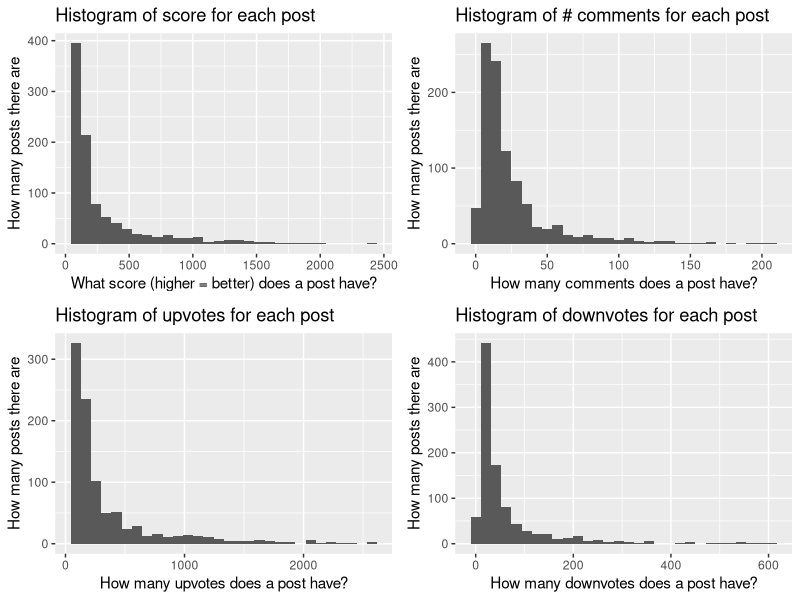

Here is the R script that generated this plot: (Note: this script raises an error after producing the figure.)
#########################################################
# Data@Night #2, Princeton Data Science
# Analyze Reddit Shower Thoughts data.
# 
# Coded by echow@princeton.edu for Data@Night #2, 4/24/15.
# 
#########################################################

#########################################################
# Section 0: import packages
# 
#########################################################

set.seed(42)

# If you're new to RStudio, run the below command (commented so
# remove the "#". This installs the packages that you need
# to run various commands.)
# THE COMMAND:
# install.packages(c("ggplot2", "gridExtra", "wordcloud", "tm",
#                    "RColorBrewer", "e1071", "ngram"))

# We import the 3rd-party packages with various tools we need.
# "data.table" : a package 
lapply(c("ggplot2", "gridExtra", "wordcloud", "tm",
         "RColorBrewer", "e1071", "ngram"), require, character.only=T)

#########################################################
# Section 1: read in data, some preprocessing
#
#########################################################

df.raw <- read.csv("./processed_showerthoughts.csv", header=T)
df.raw$created_utc <- as.POSIXct(df.raw$created_utc, 
                                 origin="1970-01-01 00:00.00 UTC")

#########################################################
# Section 2: exploring the numbers
# 
# Possible questions:
# (1) What explains the shape of these graph(s)?
# (2) What explains differences between these graphs(s)?
# (3) What explains the maximums? The minimums? Do these
# graphs have the same mean/median/standard deviation?
# 
# Hit "Zoom" after this plots to get a higher resolution.
# Important note: these are histograms so parts of the
# plots do NOT necessarily refer to the same datapoints.
#########################################################

plt.score <- qplot(df.raw$score) +
  xlab("What score (higher = better) does a post have?") +
  ylab("How many posts there are") +
  ggtitle("Histogram of score for each post")
plt.ups <- qplot(df.raw$ups) +
  xlab("How many upvotes does a post have?") +
  ylab("How many posts there are") +
  ggtitle("Histogram of upvotes for each post")
plt.downs <- qplot(df.raw$downs) +
  xlab("How many downvotes does a post have?") +
  ylab("How many posts there are") +
  ggtitle("Histogram of downvotes for each post")
plt.comments <- qplot(df.raw$num_comments) +
  xlab("How many comments does a post have?") +
  ylab("How many posts there are") +
  ggtitle("Histogram of # comments for each post")

# Below: arrange the grids in a plot and visualize.
# Takes a few seconds, so comment when not using.
grid.arrange(plt.score, plt.comments, plt.ups, plt.downs, ncol=2)

#########################################################
# Section 3: exploring the words
# 
# Exploratory analysis of the most frequent words (TF-IDF)
# with a wordcloud. I recommend comparing this with 
# the original data.
# 
# Possible questions:
# (1) Why are the the most frequent words what they are?
# (2) What words would you expect to be more frequent,
# but aren't?
# (3) Can you tell, by looking at the dataset, what
# are the most frequent topics? And why, do you think?
#########################################################

corpus <- Corpus(VectorSource(df.raw$title))
corpus <- tm_map(corpus, 
  function(x) removeWords(x, stopwords("english")))
corpus.mat <- as.matrix(TermDocumentMatrix(corpus, 
  control=list(weighting=weightTfIdf)))
v <- sort(rowSums(corpus.mat), decreasing=TRUE)
df.wordfreqs <- data.frame(word=names(v), freq=v)
df.wordfreqs <- df.wordfreqs[1:300,] # truncate
pal <- brewer.pal(8, "PuBuGn")[-(1:2)]
# plot takes a while to load, so keep it commented when don't need it
# Note minimum word frequency is 2. What happens if you change it?
wordcloud(df.wordfreqs$word,df.wordfreqs$freq, 
  scale=c(3,.3), min.freq=2,
  max.words=Inf, random.order=F, rot.per=.15, colors=pal)

#########################################################
# Section 4: some machine learning, and a contest
# 
# Machine learning to predict scores based on the
# shower thought.
# 
# Possible questions:
# (1) Why are the the most frequent words what they are?
# (2) What words would you expect to be more frequent,
# but aren't?
# (3) Can you tell, by looking at the dataset, what
# are the most frequent topics? And why, do you think?
#########################################################

# Data needs to be in the right shape.
# You want the matrix of the data to be (n, m) where
# n is the number of observations, and m is the number of 
# different predictor - in our case, each unique word.
# The matrix of the labels is (n, 1). 
# So you predict y as a function of the m variables in x.
x <- t(corpus.mat)
y <- df.raw$score

# Set up train, test sets for x and y.
# Train/test ratio is 80%/20%.
train.ixs <- sample(1:nrow(x), 
  ceiling(nrow(x)*4/5), replace=FALSE)
x.train <- x[train.ixs,]
y.train <- y[train.ixs]
x.test <- x[-train.ixs,]
y.test <- y[-train.ixs]

# Function to calculate Mean Absolute Percentage Error (MAPE).
mape <- function(actual, predicted) {
  return(sum(abs((actual - predicted) / actual)) 
    / length(actual))
}

# Fit a Support Vector Machine. Some example parameters given.
# You can specify your model parameters here. See:
# http://www.inside-r.org/node/57517
svm.model <- svm(x, y, # <-- don't change these
                ##### ADD/CHANGE YOUR PARAMETERS HERE
                 kernel="linear",
                 cost=0.5,
                 epsilon=0.2)

# Calculate the training and test predictive accuracy.
# Just by experimenting with your SVM parameters above 
# (which includes cross-validation), how high accuracy can you 
# get on the testing set?
train.preds <- predict(svm.model, x.train)
test.preds <- predict(svm.model, x.test)
print(sprintf("Training accurracy (by MAPE): %.3f", 
  1 - mape(train.preds, y.train)))
print(sprintf("Testing accuracy (by MAPE): %.3f", 
  1 - mape(test.preds, y.test)))


#########################################################
# Section 5: some extra fun with text generation
# 
# EXTRA FUN: generate new random "shower thoughts"!
# First, we concatenate all the shower thoughts into 
# one giant text string. Then we use the "ngram" package
# to randomly generate new shower thoughts!
#########################################################

## install.packages("ngram") # if you haven't already

all.text <- paste(df.raw$title, collapse=' ')
ngram.model <- ngram(all.text, n=3)
shower.thought.length <- 20
print(sprintf("Just had a shower thought: %s.", 
  babble(ngram.model, shower.thought.length)))
